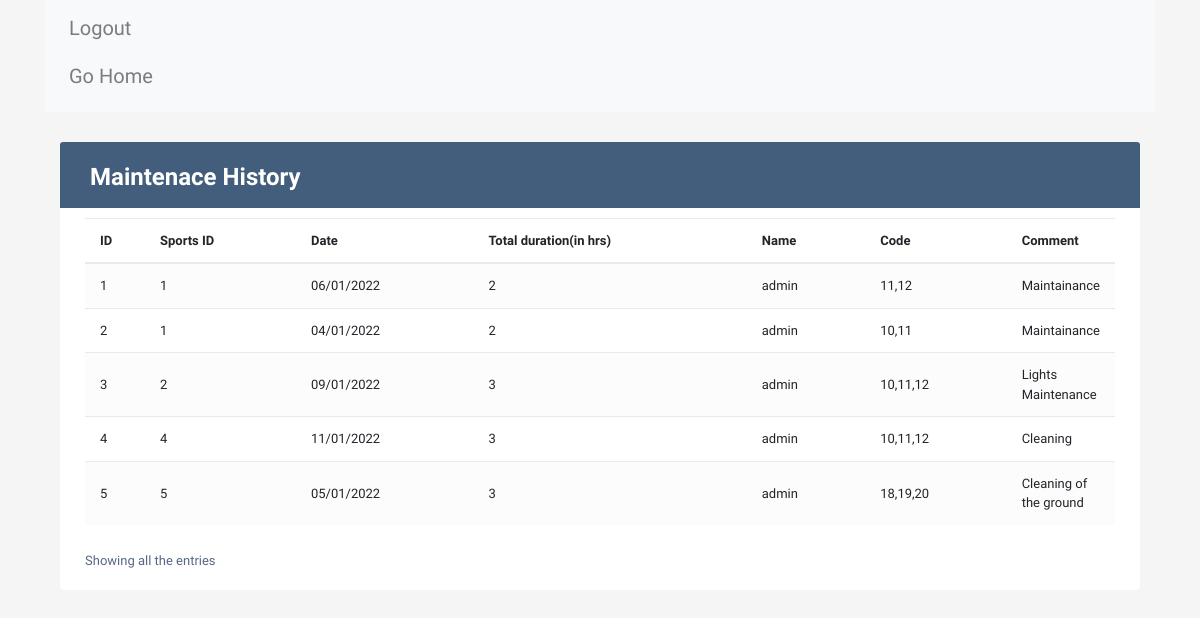
/viewmaintenance (signed in), run on the app's committed database.
### tables this page shows
CREATE TABLE maintenance(
    id INTEGER PRIMARY KEY AUTOINCREMENT,
    sportsId INTEGER,
    date DATETIME,
    duration INTEGER,
    customer_username TEXT,
    code TEXT,
    comment TEXT,
    FOREIGN KEY(sportsId) REFERENCES sports(id)
);

### app.py (the view)
@app.route('/viewmaintenance')
def viewmaintenance():
    if session['usertype'] == 'user':
        return "Access Denied!!"
    conn = get_db_connection()
    try:
        filtered = conn.execute('SELECT * from maintenance').fetchall()
        return render_template('viewmaintenance.html',data=filtered)
    except:
        return render_template('viewmaintenance.html')
    finally:
        conn.close()

### app.py (called while the page is built)
def get_db_connection():
    conn = sqlite3.connect(os.path.join(BASE_DIR, 'database.db'))
    conn.row_factory = sqlite3.Row
    return conn

### templates/viewmaintenance.html (shortened to what this page needs)
{% extends 'base.html' %}
{%block content%}
<!DOCTYPE html>
<html lang="en">
<head>
<link rel="stylesheet" href="https://stackpath.bootstrapcdn.com/bootstrap/4.5.0/css/bootstrap.min.css">
<link rel="stylesheet" href="https://maxcdn.bootstrapcdn.com/font-awesome/4.7.0/css/font-awesome.min.css">
</head>
<nav class="navbar navbar-expand-md navbar-light bg-light">
	<div class="collapse navbar-collapse" id="navbarNav">
		<ul class="navbar-nav">
		<li class="nav-item">
			<a class="nav-link" href="{{url_for('logout')}}"><h5>Logout</h5></a>
			<a class="nav-link" href="{{url_for('adminhomepage')}}"><h5>Go Home</h5></a>
		</li>
		</ul>
	</div>
</nav>
<body>
<div class="container-xl">
	<div class="table-responsive">
		<div class="table-wrapper">
			<div class="table-title">
				<div class="row ">
					<div class="col-sm-6">
						<h2><b>Maintenace History</b></h2>
					</div>
				</div>
			</div>
			<table class="table table-striped table-hover">
				<thead>
					<tr>
						<th>ID</th>
						<th>Sports ID</th>
						<th>Date</th>
                        <th>Total duration(in hrs)</th>
						<th>Name</th>
                        <th>Code</th>
                        <th>Comment</th>
					</tr>
				</thead>
				<tbody>
					{% for row in data %}
					<tr>
						<td>{{row[0]}}</td>
						<td>{{row[1]}}</td>
						<td>{{row[2]}}</td>
						<td>{{row[3]}}</td>
						<td>{{row[4]}}</td>
                        <td>{{row[5]}}</td>
                        <td>{{row[6]}}</td>
					</tr>
					{% endfor %}
				</tbody>
			</table>
			<div class="clearfix">
				<div class="hint-text">Showing all the entries</div>
			</div>
		</div>
	</div>
</div>
</body>
</html>
{% endblock %}

### templates/viewmaintenance.html (style rules this page uses)
body { color: #566787; background: #f5f5f5; font-family: 'Varela Round', sans-serif; font-size: 13px; }
.table-responsive { margin: 30px 0; }
.table-wrapper { background: #fff; padding: 20px 25px; border-radius: 3px; min-width: 1000px; box-shadow: 0 1px 1px rgba(0,0,0,.05); }
.table-title { padding-bottom: 15px; background: #435d7d; color: #fff; padding: 16px 30px; min-width: 100%; margin: -20px -25px 10px; border-radius: 3px 3px 0 0; }
.table-title h2 { margin: 5px 0 0; font-size: 24px; }
table.table tr th, table.table tr td { border-color: #e9e9e9; padding: 12px 15px; vertical-align: middle; }
table.table tr th:first-child { width: 60px; }
table.table tr th:last-child { width: 100px; }
table.table-striped tbody tr:nth-of-type(odd) { background-color: #fcfcfc; }
.hint-text { float: left; margin-top: 10px; font-size: 13px; }

### data on the page
maintenance: id "1", sportsId "1", date "06/01/2022", duration "2", customer_username "admin", code "11,12", comment "Maintainance"
maintenance: id "2", sportsId "1", date "04/01/2022", duration "2", customer_username "admin", code "10,11", comment "Maintainance"
maintenance: id "3", sportsId "2", date "09/01/2022", duration "3", customer_username "admin", code "10,11,12", comment "Lights Maintenance"
maintenance: id "4", sportsId "4", date "11/01/2022", duration "3", customer_username "admin", code "10,11,12", comment "Cleaning"
maintenance: id "5", sportsId "5", date "05/01/2022", duration "3", customer_username "admin", code "18,19,20", comment "Cleaning of the ground"
